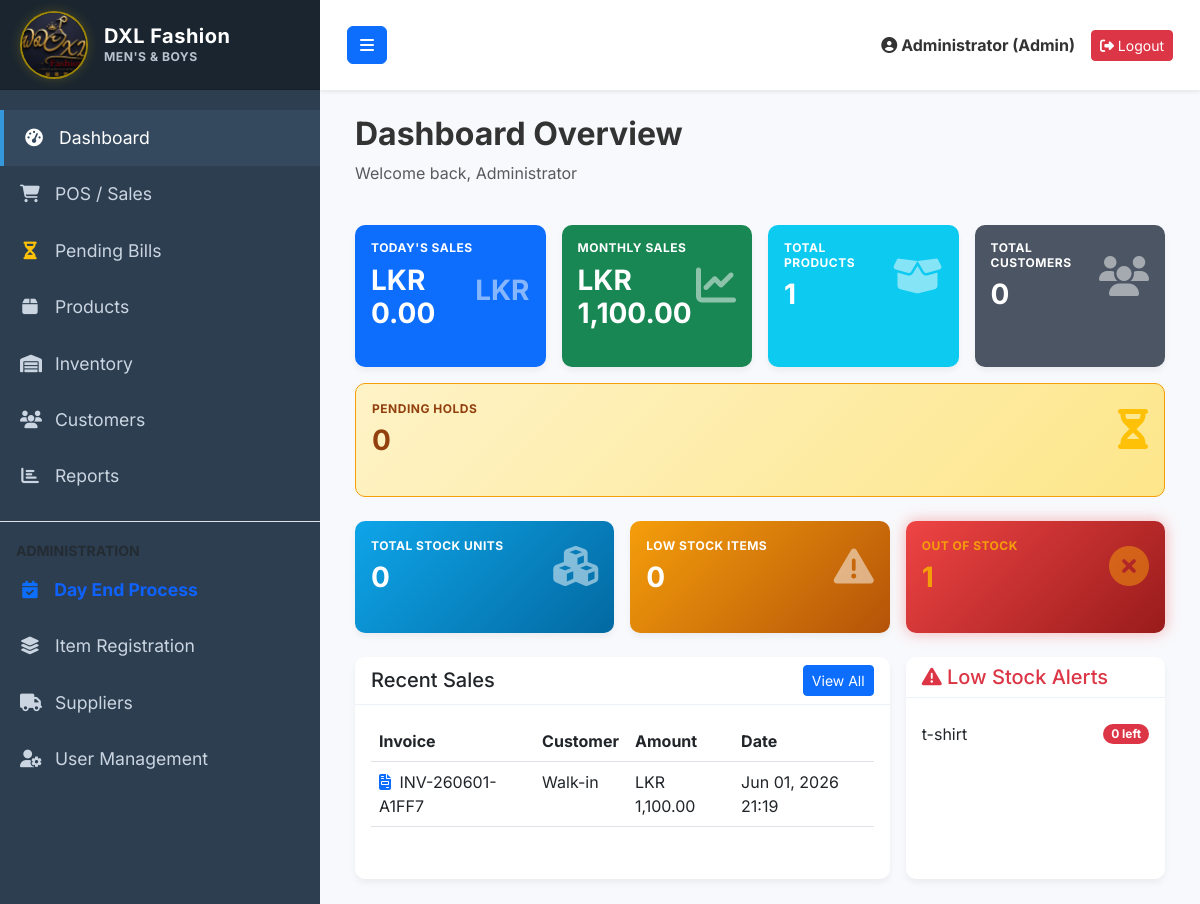
The page /dashboard.php (signed in) on the database as committed earlier.
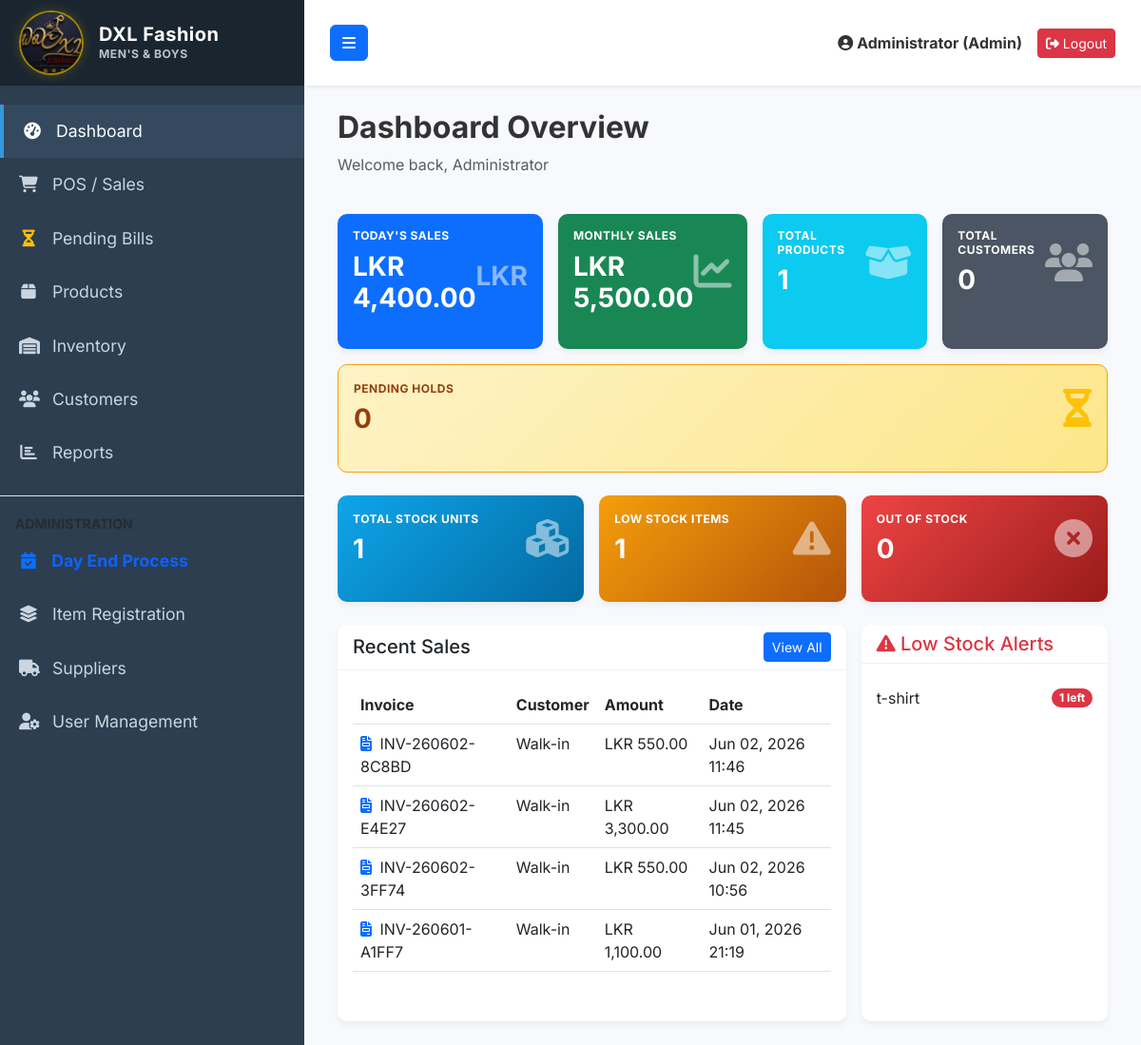
The same page on the database as committed later.
### tables this page shows
CREATE TABLE `sales` (
  `id` int(11) NOT NULL AUTO_INCREMENT,
  `invoice_no` varchar(50) NOT NULL,
  `customer_id` int(11) DEFAULT NULL,
  `total_amount` decimal(10,2) NOT NULL DEFAULT 0.00,
  `discount` decimal(10,2) DEFAULT 0.00,
  `tax` decimal(10,2) DEFAULT 0.00,
  `payment_method` varchar(50) DEFAULT 'Cash',
  `paid_amount` decimal(10,2) NOT NULL DEFAULT 0.00,
  `balance` decimal(10,2) NOT NULL DEFAULT 0.00,
  `sale_date` datetime NOT NULL DEFAULT current_timestamp(),
  `created_by` int(11) DEFAULT NULL,
  `print_count` int(11) DEFAULT 1,
  `status` varchar(20) NOT NULL DEFAULT 'COMPLETED',
  `cancelled_at` datetime DEFAULT NULL,
  `cancelled_by` int(11) DEFAULT NULL,
  `cancellation_reason` text DEFAULT NULL,
  PRIMARY KEY (`id`),
  UNIQUE KEY `invoice_no` (`invoice_no`),
  KEY `customer_id` (`customer_id`),
  KEY `created_by` (`created_by`),
  CONSTRAINT `fk_sales_cust` FOREIGN KEY (`customer_id`) REFERENCES `customers` (`id`) ON DELETE SET NULL,
  CONSTRAINT `fk_sales_user` FOREIGN KEY (`created_by`) REFERENCES `users` (`id`) ON DELETE SET NULL
);

CREATE TABLE `products` (
  `id` int(11) NOT NULL AUTO_INCREMENT,
  `category_id` int(11) DEFAULT NULL,
  `brand_id` int(11) DEFAULT NULL,
  `product_name` varchar(255) NOT NULL,
  `barcode` varchar(100) DEFAULT NULL,
  `size` varchar(10) DEFAULT NULL,
  `gender` varchar(20) DEFAULT 'Unisex',
  `color` varchar(50) DEFAULT NULL,
  `purchase_price` decimal(10,2) NOT NULL DEFAULT 0.00,
  `selling_price` decimal(10,2) NOT NULL DEFAULT 0.00,
  `discount_percent` int(11) DEFAULT 0,
  `stock_quantity` int(11) NOT NULL DEFAULT 0,
  `is_featured` tinyint(1) DEFAULT 0,
  `reorder_level` int(11) NOT NULL DEFAULT 5,
  `image` varchar(255) DEFAULT 'default.png',
  `created_at` timestamp NOT NULL DEFAULT current_timestamp(),
  PRIMARY KEY (`id`),
  UNIQUE KEY `barcode` (`barcode`),
  KEY `category_id` (`category_id`),
  KEY `brand_id` (`brand_id`),
  CONSTRAINT `fk_prod_brand` FOREIGN KEY (`brand_id`) REFERENCES `brands` (`id`) ON DELETE SET NULL,
  CONSTRAINT `fk_prod_cat` FOREIGN KEY (`category_id`) REFERENCES `categories` (`id`) ON DELETE SET NULL
);

### dashboard.php (the view, shortened to what the rows shown need)
<?php
require_once 'config/database.php';
require_once 'includes/header.php';
$stmt = $pdo->query("
    SELECT s.id, s.invoice_no, s.total_amount, s.sale_date, c.customer_name
    FROM sales s
    LEFT JOIN customers c ON s.customer_id = c.id
    WHERE s.status != 'CANCELLED'
    ORDER BY s.id DESC LIMIT 5
");
$recent_sales = $stmt->fetchAll();
$stmt = $pdo->query("
    SELECT product_name, stock_quantity, reorder_level
    FROM products
    WHERE stock_quantity <= reorder_level
    ORDER BY stock_quantity ASC LIMIT 5
");
$low_stock = $stmt->fetchAll();
?>
<div class="row mb-4">
    <div class="col-12">
        <h2 class="fw-bold">Dashboard Overview</h2>
    </div>
</div>
<div class="row g-3">
    <div class="col-md-8">
        <div class="card h-100">
            <div class="card-body">
                <div class="table-responsive">
                    <table class="table table-hover">
                        <thead>
                            <tr>
                                <th>Invoice</th>
                                <th>Customer</th>
                                <th>Amount</th>
                                <th>Date</th>
                            </tr>
                        </thead>
                        <tbody>
                            <?php foreach($recent_sales as $rs): ?>
                            <tr class="sale-row" style="cursor: pointer;" onclick="viewSaleDetail('<?= htmlspecialchars($rs['invoice_no']) ?>')">
                                <td><i class="fas fa-file-invoice text-primary me-1"></i> <?= htmlspecialchars($rs['invoice_no']) ?></td>
                                <td><?= htmlspecialchars($rs['customer_name'] ?? 'Walk-in') ?></td>
                                <td>LKR <?= number_format($rs['total_amount'], 2) ?></td>
                                <td><?= date('M d, Y H:i', strtotime($rs['sale_date'])) ?></td>
                            </tr>
                            <?php endforeach; ?>
                        </tbody>
                    </table>
                </div>
            </div>
        </div>
    </div>
    <div class="col-md-4">
        <div class="card h-100">
            <div class="card-body">
                <ul class="list-group list-group-flush">
                    <?php foreach($low_stock as $ls): ?>
                    <li class="list-group-item d-flex justify-content-between align-items-center px-0">
                        <?= htmlspecialchars($ls['product_name']) ?>
                        <span class="badge bg-danger rounded-pill"><?= $ls['stock_quantity'] ?> left</span>
                    </li>
                    <?php endforeach; ?>
                </ul>
            </div>
        </div>
    </div>
</div>
<?php require_once 'includes/footer.php'; ?>

Rows that differ between the two databases and show on the page:
added sales: invoice_no "INV-260602-8C8BD", customer_name "Walk-in", total_amount "550.00", sale_date "Jun 02, 2026 11:46"
added sales: invoice_no "INV-260602-E4E27", customer_name "Walk-in", total_amount "3,300.00", sale_date "Jun 02, 2026 11:45"
added sales: invoice_no "INV-260602-3FF74", customer_name "Walk-in", total_amount "550.00", sale_date "Jun 02, 2026 10:56"
changed products "t-shirt": stock_quantity "0" → "1"
Other text that changed with them:
$today_sales: "0.00" → "4,400.00"
$monthly_sales: "1,100.00" → "5,500.00"
$total_stock_units: "0" → "1"
$low_stock_count: "0" → "1"
$out_of_stock_count: "1" → "0"
